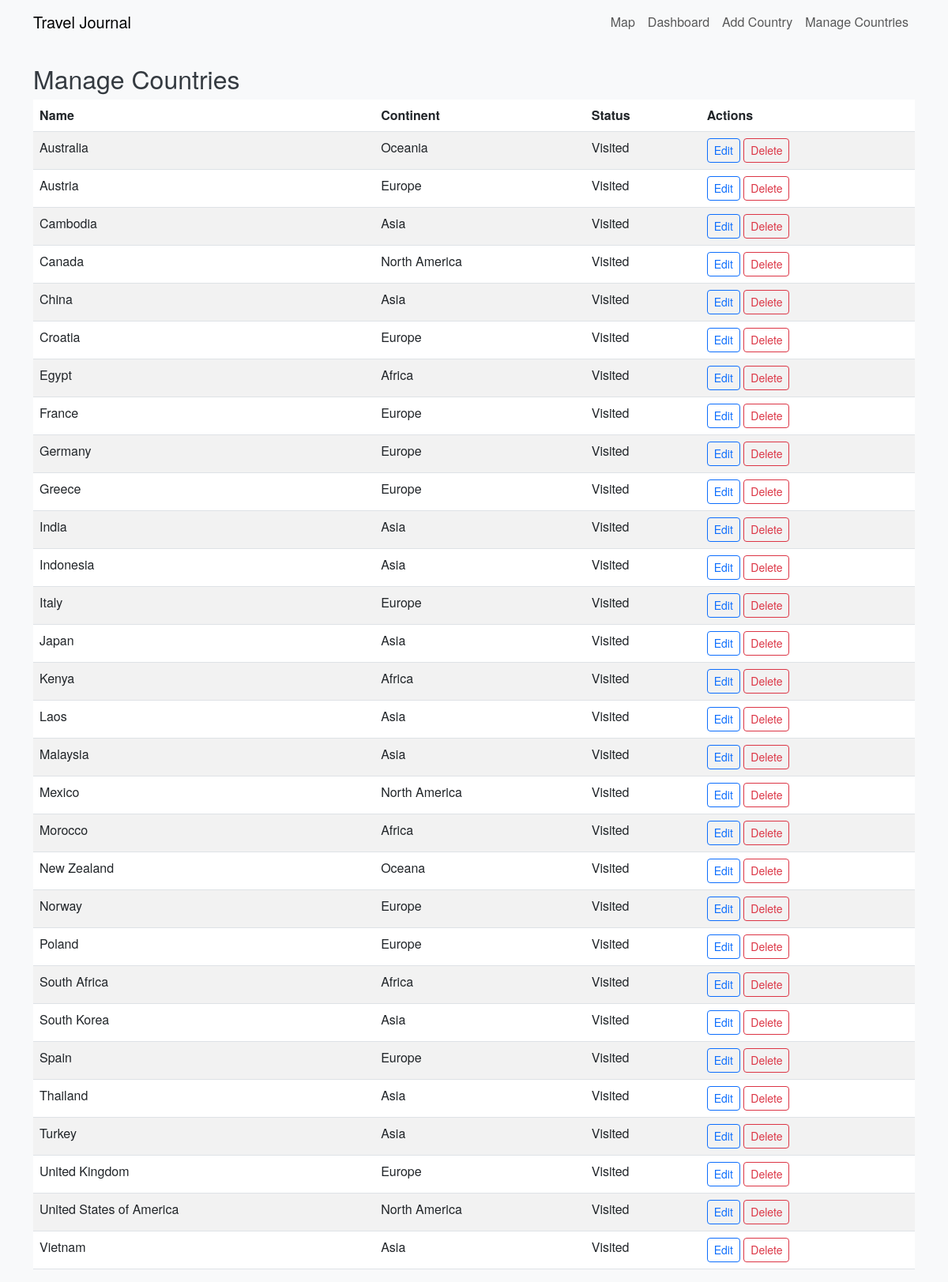
Page /manage_countries on the committed database.
### travel/models.py (models this page shows, shortened)
class Country(db.Model):
    id = db.Column(db.Integer, primary_key=True)
    name = db.Column(db.String(100), nullable=False, unique=True)
    continent = db.Column(db.String(50), nullable=False)
    travel_status = db.Column(db.String(20), nullable=False, default="Wishlist")  # Options: Visited, Planned, Wishlist
    entries = db.relationship("Entry", backref="country", lazy=True)

### travel/routes.py (the view)
@travel_bp.route("/manage_countries")
def manage_countries():
    countries = Country.query.order_by(Country.name).all()
    return render_template("manage_countries.html", countries=countries)

### templates/manage_countries.html
{% extends "layout.html" %}
{% block content %}
<h2>Manage Countries</h2>
<table class="table table-striped">
  <thead>
    <tr>
      <th>Name</th>
      <th>Continent</th>
      <th>Status</th>
      <th>Actions</th>
    </tr>
  </thead>
  <tbody>
    {% for country in countries %}
    <tr>
      <td>{{ country.name }}</td>
      <td>{{ country.continent }}</td>
      <td>{{ country.travel_status }}</td>
      <td>
        <a href="{{ url_for('travel.edit_country', country_id=country.id) }}" class="btn btn-sm btn-outline-primary">Edit</a>
        <form action="{{ url_for('travel.delete_country', country_id=country.id) }}" method="POST" style="display:inline;" onsubmit="return confirm('Are you sure?');">
          <button type="submit" class="btn btn-sm btn-outline-danger">Delete</button>
        </form>
      </td>
    </tr>
    {% endfor %}
  </tbody>
</table>
{% endblock %}

### templates/layout.html (shortened to what this page needs)
<!DOCTYPE html>
<html lang="en">
<head>
    <link rel="stylesheet" href="https://unpkg.com/leaflet@1.9.3/dist/leaflet.css" />
    <link href="https://cdn.jsdelivr.net/npm/bootstrap@5.3.0/dist/css/bootstrap.min.css" rel="stylesheet">
    <link rel="stylesheet" href="{{ url_for('static', filename='css/style.css') }}">
</head>
<body>
    <nav class="navbar navbar-expand-lg navbar-light bg-light mb-4">
      <div class="container">
        <a class="navbar-brand" href="{{ url_for('travel.index') }}">Travel Journal</a>
        <div class="collapse navbar-collapse" id="navbarNav">
          <ul class="navbar-nav ms-auto">
            <li class="nav-item">
              <a class="nav-link" href="{{ url_for('travel.index') }}">Map</a>
            </li>
            <li class="nav-item">
              <a class="nav-link" href="{{ url_for('travel.dashboard') }}">Dashboard</a>
            </li>
            <li class="nav-item">
              <a class="nav-link" href="{{ url_for('travel.add_country') }}">Add Country</a>
            </li>
            <li class="nav-item">
              <a class="nav-link" href="{{ url_for('travel.manage_countries') }}">Manage Countries</a>
            </li>
          </ul>
        </div>
      </div>
    </nav>
    <div class="container">
      {% block content %}{% endblock %}
    </div>
</body>
</html>

### static/css/style.css (style rules this page uses)
body { font-family: 'Helvetica Neue', Helvetica, Arial, sans-serif; background-color: #f8f9fa; }
h2, h3 { color: #343a40; }

### rows in the picture
Country: name "Australia", continent "Oceania", travel_status "Visited"
Country: name "Austria", continent "Europe", travel_status "Visited"
Country: name "Cambodia", continent "Asia", travel_status "Visited"
Country: name "Canada", continent "North America", travel_status "Visited"
Country: name "China", continent "Asia", travel_status "Visited"
Country: name "Croatia", continent "Europe", travel_status "Visited"
Country: name "Egypt", continent "Africa", travel_status "Visited"
Country: name "France", continent "Europe", travel_status "Visited"
Country: name "Germany", continent "Europe", travel_status "Visited"
Country: name "Greece", continent "Europe", travel_status "Visited"
Country: name "India", continent "Asia", travel_status "Visited"
Country: name "Indonesia", continent "Asia", travel_status "Visited"
Country: name "Italy", continent "Europe", travel_status "Visited"
Country: name "Japan", continent "Asia", travel_status "Visited"
Country: name "Kenya", continent "Africa", travel_status "Visited"
Country: name "Laos", continent "Asia", travel_status "Visited"
Country: name "Malaysia", continent "Asia", travel_status "Visited"
Country: name "Mexico", continent "North America", travel_status "Visited"
Country: name "Morocco", continent "Africa", travel_status "Visited"
Country: name "New Zealand", continent "Oceana", travel_status "Visited"
Country: name "Norway", continent "Europe", travel_status "Visited"
Country: name "Poland", continent "Europe", travel_status "Visited"
Country: name "South Africa", continent "Africa", travel_status "Visited"
Country: name "South Korea", continent "Asia", travel_status "Visited"
Country: name "Spain", continent "Europe", travel_status "Visited"
Country: name "Thailand", continent "Asia", travel_status "Visited"
Country: name "Turkey", continent "Asia", travel_status "Visited"
Country: name "United Kingdom", continent "Europe", travel_status "Visited"
Country: name "United States of America", continent "North America", travel_status "Visited"
Country: name "Vietnam", continent "Asia", travel_status "Visited"
